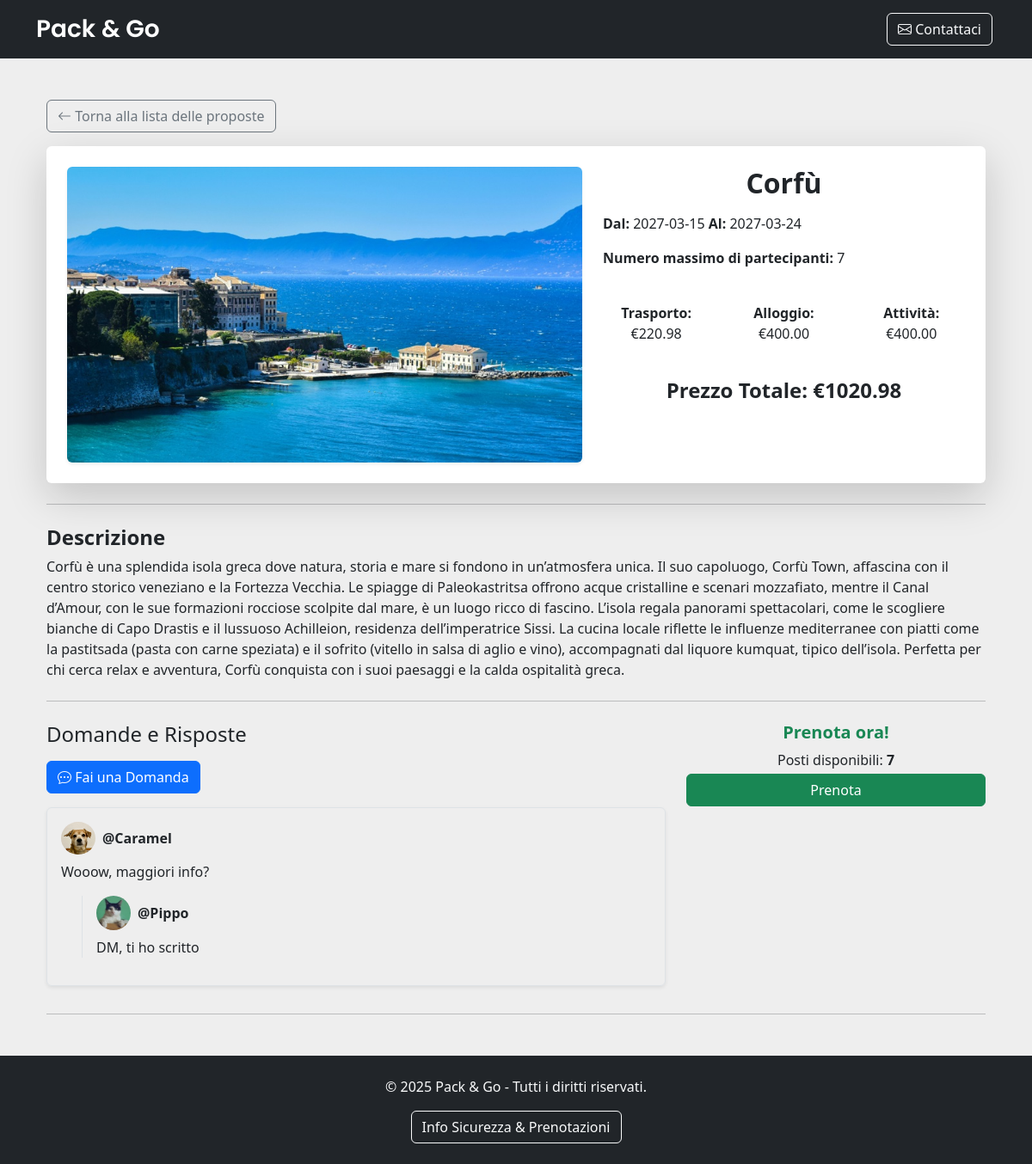
/proposta/2 (signed in), run on the app's committed database.
### tables this page shows
CREATE TABLE "proposte_viaggio" (
	"id"	INTEGER,
	"id_coordinatore"	INTEGER NOT NULL,
	"destinazione"	TEXT NOT NULL,
	"data_inizio"	TEXT NOT NULL,
	"data_fine"	TEXT NOT NULL,
	"num_massimo"	INTEGER NOT NULL,
	"descrizione"	TEXT NOT NULL,
	"budget_trasporto"	REAL,
	"budget_alloggio"	REAL,
	"budget_attivita"	REAL,
	"stato"	INTEGER NOT NULL,
	"immagine"	TEXT,
	PRIMARY KEY("id" AUTOINCREMENT),
	FOREIGN KEY("id_coordinatore") REFERENCES "utenti"("id")
);

CREATE TABLE "utenti" (
	"id"	INTEGER,
	"username"	TEXT NOT NULL UNIQUE,
	"password"	TEXT NOT NULL,
	"tipo_utente"	INTEGER NOT NULL,
	"nome"	TEXT,
	"immagine_profilo"	TEXT,
	PRIMARY KEY("id" AUTOINCREMENT)
);

CREATE TABLE "domande_risposte" (
	"id"	INTEGER,
	"id_proposta"	INTEGER NOT NULL,
	"id_viaggiatore"	INTEGER NOT NULL,
	"domanda"	TEXT NOT NULL,
	"risposta"	TEXT,
	"data_domanda"	TEXT NOT NULL,
	"data_risposta"	TEXT,
	PRIMARY KEY("id" AUTOINCREMENT),
	FOREIGN KEY("id_proposta") REFERENCES "proposte_viaggio"("id"),
	FOREIGN KEY("id_viaggiatore") REFERENCES "utenti"("id")
);

### app.py (the view)
@app.route('/proposta/<int:id_proposta>')
@login_required
def proposta(id_proposta):
    proposta = proposte_viaggio_dao.get_proposta_by_id(id_proposta)
    if not proposta:
        flash("Errore: La proposta richiesta non esiste.", "danger")
        return redirect(url_for('dashboard'))
    is_proprietario = current_user.tipo_utente == 1 and proposta['id_coordinatore'] == current_user.id
    if proposta['stato'] == 0 and not is_proprietario:
        flash("Errore: La proposta richiesta non esiste.", "danger")
        return redirect(url_for('dashboard'))
    posti_disponibili = prenotazioni_dao.get_posti_disponibili(id_proposta) if current_user.tipo_utente == 0 else None
    partecipanti = prenotazioni_dao.get_partecipanti_by_proposta(id_proposta) if is_proprietario else []
    domande_raw = domande_risposte_dao.get_domande_by_proposta(id_proposta)
    prenotato = id_proposta in [p['id_proposta'] for p in prenotazioni_dao.get_prenotazioni_by_viaggiatore(current_user.id)] if current_user.tipo_utente == 0 else None
    domande = []
    for domanda in domande_raw:
        utente = utenti_dao.get_user_by_id(domanda["id_viaggiatore"])  # Recupera i dati dell'utente
        coordinatore = utenti_dao.get_user_by_id(proposta["id_coordinatore"])  # Dati del coordinatore
        domande.append({
            "id": domanda["id"],
            "domanda": domanda["domanda"],
            "risposta": domanda["risposta"] if domanda["risposta"] else None,               # Se non c'è risposta, passa None
            "data_domanda": domanda["data_domanda"],
            "data_risposta": domanda["data_risposta"] if domanda["risposta"] else None,     # Se non c'è risposta, passa None
            "username_utente": utente["username"] if utente else "Utente Sconosciuto",
            "immagine_utente": utente["immagine_profilo"] if utente and utente["immagine_profilo"] else "default_pro_pic.jpg",
            "username_coordinatore": coordinatore["username"] if coordinatore else "Coordinatore Sconosciuto",
            "immagine_coordinatore": coordinatore["immagine_profilo"] if coordinatore and coordinatore["immagine_profilo"] else "default_pro_pic.jpg"
        })
    return render_template('proposta.html', proposta=proposta, partecipanti=partecipanti, domande=domande, posti_disponibili=posti_disponibili, prenotato=prenotato, is_proprietario=is_proprietario)

### app.py (called while the page is built)
@login_manager.user_loader
def load_user(user_id):
    db_user = utenti_dao.get_user_by_id(user_id)        # Ottiene un utente dal database
    return User(
    id=db_user['id'],
    username=db_user['username'],
    password=db_user['password'],
    tipo_utente=db_user['tipo_utente'],
    nome=db_user['nome'],
    immagine_profilo=db_user['immagine_profilo']
) if db_user else None                                  # Restituisce un oggetto User se l'utente esiste, altrimenti None

### domande_risposte_dao.py (called while the page is built)
def get_domande_by_proposta(id_proposta):
    conn = sqlite3.connect(DB_PATH)
    conn.row_factory = sqlite3.Row
    cursor = conn.cursor()
    sql = '''SELECT * FROM domande_risposte WHERE id_proposta = ? ORDER BY data_domanda DESC'''  # Ordiniamo per data di domanda decrescente
    cursor.execute(sql, (id_proposta,))
    domande = cursor.fetchall()
    cursor.close()
    conn.close()
    return domande

### prenotazioni_dao.py (called while the page is built)
def get_prenotazioni_by_viaggiatore(id_viaggiatore):
    conn = sqlite3.connect(DB_PATH)
    conn.row_factory = sqlite3.Row
    cursor = conn.cursor()
    sql = '''SELECT * FROM prenotazioni WHERE id_viaggiatore = ?'''
    cursor.execute(sql, (id_viaggiatore,))
    prenotazioni = cursor.fetchall()
    cursor.close()
    conn.close()
    return prenotazioni

def get_posti_disponibili(id_proposta):
    conn = sqlite3.connect(DB_PATH)
    conn.row_factory = sqlite3.Row
    cursor = conn.cursor()
    cursor.execute("SELECT num_massimo FROM proposte_viaggio WHERE id = ?", (id_proposta,))
    proposta = cursor.fetchone()
    cursor.close()
    cursor = conn.cursor()
    if not proposta:
        return None  # La proposta non esiste
    num_massimo = proposta["num_massimo"]
    cursor.execute("SELECT COUNT(*) as prenotati FROM prenotazioni WHERE id_proposta = ?", (id_proposta,))  # prenotati = numero di prenotazioni già effettuate
    prenotati = cursor.fetchone()["prenotati"]
    posti_disponibili = num_massimo - prenotati
    cursor.close()
    conn.close()
    return posti_disponibili

### proposte_viaggio_dao.py (called while the page is built)
def get_proposta_by_id(id_proposta):
    conn = sqlite3.connect(DB_PATH)
    conn.row_factory = sqlite3.Row
    cursor = conn.cursor()
    sql = 'SELECT * FROM proposte_viaggio WHERE id = ?'
    cursor.execute(sql, (id_proposta,))
    proposta = cursor.fetchone()
    cursor.close()
    conn.close()
    return proposta

### templates/proposta.html (shortened to what this page needs)
{% extends "base.html" %}
{% block content %}
<div class="container mt-5">
    <div class="mb-3">
        <a href="{{ url_for('dashboard') }}" class="btn btn-outline-secondary">
            <i class="bi bi-arrow-left"></i> Torna alla lista delle proposte
        </a>
    </div>
    <div class="card shadow-lg border-0 rounded">
        <div class="card-body p-4">
            <div class="row">
                <div class="col-md-7 d-flex align-items-stretch">
                    <img src="{{ url_for('static', filename='uploads/proposte/' ~ (proposta.immagine or 'default_travel_pic.jpg')) }}"
                         alt="Immagine Proposta" class="img-fluid rounded shadow-sm w-100 h-100 object-fit-cover">
                </div>
                <div class="col-md-5">
                    <h2 class="fw-bold text-center mb-3">{{ proposta.destinazione }}</h2>
                    <p><strong>Dal:</strong> {{ proposta.data_inizio }} <strong>Al:</strong> {{ proposta.data_fine }}</p>
                    <p><strong>Numero massimo di partecipanti:</strong> {{ proposta.num_massimo }}</p>
                    <br>
                    <div class="row text-center">
                        <div class="col-md-4"><strong>Trasporto:</strong> €{{ "%.2f"|format(proposta.budget_trasporto or 0) }}</div>
                        <div class="col-md-4"><strong>Alloggio:</strong> €{{ "%.2f"|format(proposta.budget_alloggio or 0) }}</div>
                        <div class="col-md-4"><strong>Attività:</strong> €{{ "%.2f"|format(proposta.budget_attivita or 0) }}</div>
                    </div>
                    <br>
                    <h4 class="text-center fw-bold mt-3">Prezzo Totale: €{{ "%.2f"|format((proposta.budget_trasporto or 0) + (proposta.budget_alloggio or 0) + (proposta.budget_attivita or 0)) }}</h4>
                </div>
            </div>
        </div>
    </div>
    <hr class="my-4">
    <div class="mt-4">
        <h4 class="fw-bold">Descrizione</h4>
        <p>{{ proposta.descrizione }}</p>
    </div>
    <hr class="my-4">
    <div class="row mt-4">
        <div class="col-md-8">
            <h4>Domande e Risposte</h4>
            {% if current_user.tipo_utente == 0 %}
                <button class="btn btn-primary mt-2" data-bs-toggle="modal" data-bs-target="#confirmQuestionModal">
                    <i class="bi bi-chat-dots"></i> Fai una Domanda
                </button>
            {% endif %}
            <div class="mt-3">
                {% for domanda in domande %}
                    <div class="mb-3 border p-3 rounded shadow-sm">
                        <div class="d-flex justify-content-between align-items-center">
                            <div class="d-flex align-items-center">
                                <img src="{{ url_for('static', filename='uploads/profili/' ~ (domanda.immagine_utente or 'default_pro_pic.jpg')) }}"
                                     alt="Immagine Utente" class="rounded-circle me-2" width="40">
                                <strong>@{{ domanda.username_utente or 'Utente' }}</strong>
                            </div>
                        </div>
                        <p class="mt-2">{{ domanda.domanda }}</p>
                        {% if domanda.risposta %}
                            <div class="ms-4 mt-2 border-start ps-3">
                                <div class="d-flex align-items-center">
                                    <img src="{{ url_for('static', filename='uploads/profili/' ~ (domanda.immagine_coordinatore or 'default_pro_pic.jpg')) }}"
                                         alt="Immagine Coordinatore" class="rounded-circle me-2" width="40">
                                    <strong>@{{ domanda.username_coordinatore or 'Coordinatore' }}</strong>
                                </div>
                                <p class="mt-2">{{ domanda.risposta }}</p>
                            </div>
                        {% endif %}
                    </div>
                {% endfor %}
            </div>
        </div>
        <div class="col-md-4 text-center">
            {% if current_user.tipo_utente == 0 %}
                <h5 class="text-success fw-bold">Prenota ora!</h5>
                <p class="mb-1">Posti disponibili: <strong>{{ posti_disponibili if posti_disponibili is not none else 'N/A' }}</strong></p>
                {% if prenotato %}
                    <button class="btn btn-secondary w-100" disabled>Già prenotato</button>
                {% elif posti_disponibili > 0 %}
                    <button class="btn btn-success w-100" data-bs-toggle="modal" data-bs-target="#confirmBookingModal">
                        Prenota
                    </button>
                {% else %}
                    <button class="btn btn-secondary w-100" disabled>Non disponibile</button>
                {% endif %}
            {% endif %}
        </div>
    </div>
    <hr>
</div>
{% endblock %}

### static/css/style.css (style rules this page uses)
body { position: relative; background-color:#EEEEEE; }

### data on the page
proposte_viaggio: immagine (picture), destinazione "Corfù", data_inizio "2027-03-15", data_fine "2027-03-24", num_massimo "7", budget_trasporto "220.98", budget_alloggio "400.00", budget_attivita "400.00", budget_trasporto+budget_alloggio+budget_attivita "1020.98", descrizione "Corfù è una splendida isola greca dove natura, storia e mare si fondono in un’atmosfera unica. Il suo capoluogo, Corfù Town, affascina con il centro storico veneziano e la Fortezza Vecchia. Le spiagge di Paleokastritsa offrono acque cristalline e scenari mozzafiato, mentre il Canal d’Amour, con le sue formazioni rocciose scolpite dal mare, è un luogo ricco di fascino. L’isola regala panorami spettacolari, come le scogliere bianche di Capo Drastis e il lussuoso Achilleion, residenza dell’imperatrice Sissi. La cucina locale riflette le influenze mediterranee con piatti come la pastitsada (pasta con carne speziata) e il sofrito (vitello in salsa di aglio e vino), accompagnati dal liquore…"
utenti: immagine_profilo (picture), username "Caramel"
domande_risposte: domanda "Wooow, maggiori info?", risposta "DM, ti ho scritto"
utenti: immagine_profilo (picture), username "Pippo"

### other printed values
{{ posti_disponibili if posti_disponibili is not none else 'N/A' }} "7"
